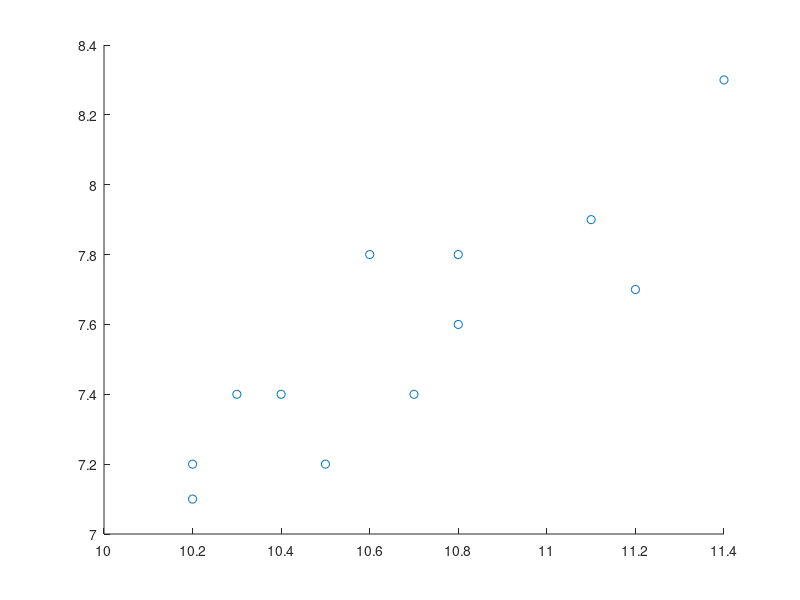

MATLAB code for this plot:
%Parametric correlation coefficients
%Exercises: 
clear
wing_tail = [10.4 10.8 11.1 10.2 10.3 10.2 10.7 10.5 10.8 11.2 10.6 11.4; 7.4 7.6 7.9 7.2 7.4 7.1 7.4 7.2 7.8 7.7 7.8 8.3]
%% 

%Exercise 1: plot
scatter(wing_tail(1,:),wing_tail(2,:))
%ANSWER: Yes, they appear related
%%
%Exercise 2. Calculate using equations
%used a sample r equation from internet because did nto understand why part of the
%summation was "i-1" in the tutorial
wing_bar = mean(wing_tail(1,:))
tail_bar = mean(wing_tail(2,:))
wing_diff_sq_sum = 0
tail_diff_sq_sum = 0
wing_tail_product_sum = 0
for i = 1:12
    wing_diff = wing_tail(1,i) - wing_bar
    tail_diff = wing_tail(2,i) - tail_bar
    wing_tail_product = wing_diff*tail_diff
    wing_tail_product_sum = wing_tail_product_sum + wing_diff*tail_diff
    wing_diff_sq_sum = wing_diff_sq_sum + wing_diff*wing_diff
    tail_diff_sq_sum = tail_diff_sq_sum + tail_diff*tail_diff
end

r_wing_tail = wing_tail_product_sum/(sqrt(wing_diff_sq_sum)*sqrt(tail_diff_sq_sum))

%my calculated r was .8704
%%
%use matlab's method of calculating
r_matlab = corrcoef(wing_tail(1,:),wing_tail(2,:))
%yes, this was also .8704 -- the same as my calculated value

%%
%Exercise 3: standard error 
n = 12
stderror_r = sqrt((1-r_wing_tail*r_wing_tail)/(n-2))

%Confidence intervals
%Fisher's z transformation
p_ci = .975
z_wing_tail = .5*log((1+r_wing_tail)/(1-r_wing_tail))
stdev_z = sqrt(1/(n-3))
%compute ci in z space
ci_upper = z_wing_tail + norminv(p_ci)*stdev_z
ci_lower = z_wing_tail - norminv(p_ci)*stdev_z
%transform back
r_ci_upper = (exp(1)^(2*ci_upper) - 1)/(exp(1)^(2*ci_upper) + 1)
r_ci_lower = (exp(1)^(2*ci_lower) - 1)/(exp(1)^(2*ci_lower) + 1)

%Exercise 4. ANSWER: Yes, would be considered significant because 95% confidence interval does
%not overlap with 0
%Exercise 5: We cannot reject the null that the r value is truly .75
%because that is within the 95% confidence interval
%%
%exercise 6: 
%don't understand how to get the power AND n out of sampsize pwr because
%each equation depends ont he other value... ...also was unsure which test to use for sampsizepwr
%becuase we don't have a stdev and r is not normally distirbuted
p0 = 0
p1 = .5
beta = .2
pwr = 1 - beta
n_r= sampsizepwr('t',[p1 stderror_r],p0,pwr)




